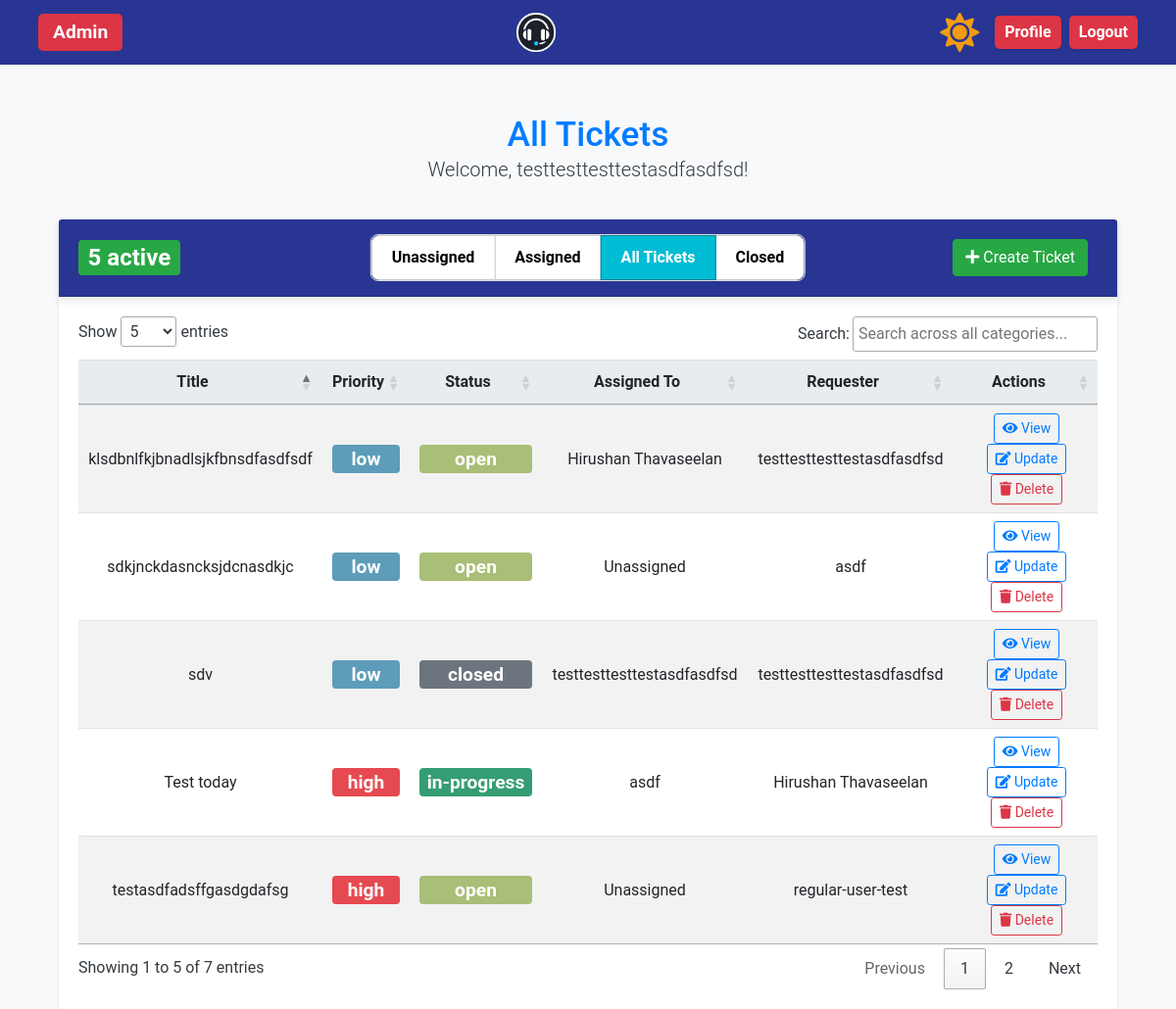
The page /all_tickets (signed in) on the database its author committed.
### app/models.py (models this page shows, shortened)
class User(UserMixin, db.Model):
    id = db.Column(db.Integer, primary_key=True)
    name = db.Column(db.String(150), nullable=False)
    email = db.Column(db.String(150), unique=True, nullable=False)
    password_hash = db.Column(db.String(150), nullable=False)
    role = db.Column(db.String(50), nullable=False)
    created_tickets = db.relationship(
        "Ticket",
        foreign_keys="Ticket.user_id",
        back_populates="creator",
        overlaps="assigned_tickets,comments",
    )
    assigned_tickets = db.relationship(
        "Ticket",
        foreign_keys="Ticket.assigned_to",
        back_populates="assignee",
        overlaps="created_tickets,comments",
    )
    user_comments = db.relationship(
        "Comment", back_populates="commenter", overlaps="commenter,comments"
    )

class Ticket(db.Model):
    id = db.Column(db.Integer, primary_key=True)
    title = db.Column(db.String(150), nullable=False)
    description = db.Column(db.Text, nullable=False)
    status = db.Column(db.String(50), nullable=False)
    priority = db.Column(db.String(50), nullable=False)
    created_at = db.Column(db.DateTime, default=lambda: datetime.now(timezone.utc))
    updated_at = db.Column(
        db.DateTime,
        default=lambda: datetime.now(timezone.utc),
        onupdate=lambda: datetime.now(timezone.utc),
    )
    assigned_to = db.Column(db.Integer, db.ForeignKey("user.id"))
    user_id = db.Column(db.Integer, db.ForeignKey("user.id"))
    creator = db.relationship(
        "User",
        foreign_keys=[user_id],
        back_populates="created_tickets",
        overlaps="assigned_tickets,comments",
    )
    assignee = db.relationship(
        "User",
        foreign_keys=[assigned_to],
        back_populates="assigned_tickets",
        overlaps="created_tickets,comments",
    )
    ticket_comments = db.relationship("Comment", back_populates="ticket")

### app/routes.py (the view)
@bp.route("/all_tickets")
def all_tickets():
    if current_user.role == "admin" or current_user.role == "support":
        tickets = Ticket.query.all()
        view = "all"
    else:
        tickets = Ticket.query.filter_by(user_id=current_user.id).all()
        view = "active"
    return render_template(
        "all_tickets.html", tickets=tickets, current_user=current_user, view=view
    )

### app/__init__.py (called while the page is built)
def create_app(config=None):
    app = Flask(__name__, instance_relative_config=True)
    if config:
        app.config.from_object(config)
    else:
        app.config.from_pyfile("config.py")  # Default to development config
    db.init_app(app)
    login_manager.init_app(app)
    migrate.init_app(app, db)
    csrf.init_app(app)  # Initialize CSRF protection with the app
    moment.init_app(app)  # Initialize Flask-Moment with the app
    from .models import User  # Ensure User model is correctly defined
    @login_manager.user_loader
    def load_user(user_id):
        return User.query.get(int(user_id))
    from .routes import bp  # Ensure bp is defined as a Blueprint in routes.py
    app.register_blueprint(bp)
    return app

### app/routes.py (called while the page is built)
@bp.context_processor
def inject_open_tickets_count():
    open_tickets_count = Ticket.query.filter(
        Ticket.status.in_(["open", "in-progress"])
    ).count()
    if open_tickets_count > 10:
        badge_class = "badge-active-tickets-high"  # Red
    elif open_tickets_count > 5:
        badge_class = "badge-active-tickets-medium"  # Yellow
    elif open_tickets_count > 0:
        badge_class = "badge-active-tickets-low"  # Green
    else:
        badge_class = "badge-active-tickets-info"  # Blue or default color
    return {"open_tickets_count": open_tickets_count, "badge_class": badge_class}

### app/templates/all_tickets.html (shortened to what this page needs)
{% extends "base.html" %} {% block content %}
<div class="container mt-5">
  <div class="row mb-2">
    <div class="col-12 text-center">
      <h2 class="text-primary mb-0">
        {% if current_user.role == 'admin' or current_user.role == 'support' %}
        All Tickets {% else %} My Active Tickets {% endif %}
      </h2>
      <p class="lead">Welcome, {{ current_user.name }}!</p>
    </div>
  </div>
  <div class="card shadow-sm">
    <div
      class="card-header bg-primary text-white d-flex justify-content-between align-items-center position-relative"
    >
      {% if current_user.role == 'admin' or current_user.role == 'support' %}
      <div class="d-flex align-items-center">
        <span class="badge {{ badge_class }}">
          {{ open_tickets_count }} active
        </span>
      </div>
      {% endif %}
      <div class="toggle-buttons d-none d-md-block">
        <div
          class="btn-group toggle-group"
          role="group"
          aria-label="Ticket Status Toggle"
        >
          {% if current_user.role in ['admin', 'support'] %}
          <a
            href="{{ url_for('main.unassigned_tickets') }}"
            class="btn btn-toggle {% if view == 'unassigned' %}active{% endif %}"
          >
            Unassigned
          </a>
          <a
            href="{{ url_for('main.assigned_tickets') }}"
            class="btn btn-toggle {% if view == 'assigned' %}active{% endif %}"
          >
            Assigned
          </a>
          <a
            href="{{ url_for('main.all_tickets') }}"
            class="btn btn-toggle {% if view == 'all' %}active{% endif %}"
          >
            All Tickets
          </a>
          {% endif %}
          <a
            href="{{ url_for('main.closed_tickets') }}"
            class="btn btn-toggle {% if view == 'closed' %}active{% endif %}"
          >
            Closed
          </a>
        </div>
      </div>
      <div class="ml-auto d-none d-md-block">
        <a
          class="btn btn-success"
          href="{{ url_for('main.create_ticket', referrer=request.path) }}"
        >
          <i class="fas fa-plus"></i> Create Ticket
        </a>
      </div>
    </div>
    <div class="card-body">
      <div class="table-responsive">
        <table id="tickets-table" class="table table-striped table-hover">
          <thead>
            <tr>
              <th class="text-center">Title</th>
              <th class="text-center">Priority</th>
              <th class="text-center">Status</th>
              <th class="text-center">Assigned To</th>
              <th class="text-center">Requester</th>
              <th class="text-center">Actions</th>
            </tr>
          </thead>
          <tbody>
            {% if tickets|length == 0 %}
            <tr>
              <td class="text-center">-</td>
              <td class="text-center">-</td>
              <td class="text-center">-</td>
              <td class="text-center">-</td>
              <td class="text-center">-</td>
              <td class="text-center">No tickets available</td>
            </tr>
            {% else %} {% for ticket in tickets %}
            <tr>
              <td class="text-center">{{ ticket.title }}</td>
              <td class="text-center">
                <span
                  class="badge dashboard-badge priority-{{ ticket.priority }}"
                >
                  {{ ticket.priority }}
                </span>
              </td>
              <td class="text-center">
                <span class="badge dashboard-badge status-{{ ticket.status }}">
                  {{ ticket.status }}
                </span>
              </td>
              <td class="text-center">
                {{ ticket.assignee.name if ticket.assignee else 'Unassigned' }}
              </td>
              <td class="text-center">{{ ticket.creator.name }}</td>
              <td class="text-center">
                <a
                  href="{{ url_for('main.ticket_details_readonly', ticket_id=ticket.id) }}"
                  class="btn btn-outline-primary btn-sm"
                >
                  <i class="fas fa-eye"></i> View
                </a>
                <a
                  href="{{ url_for('main.ticket_details', ticket_id=ticket.id) }}"
                  class="btn btn-outline-primary btn-sm"
                >
                  <i class="fas fa-edit"></i> Update
                </a>
                {% if current_user.role == 'admin' %}
                <form
                  method="POST"
                  action="{{ url_for('main.delete_ticket', ticket_id=ticket.id) }}"
                  style="display: inline"
                  onsubmit="return confirm('Are you sure you want to delete this ticket?');"
                >
                  <button type="submit" class="btn btn-outline-danger btn-sm">
                    <i class="fas fa-trash"></i> Delete
                  </button>
                </form>
                {% endif %}
              </td>
            </tr>
            {% endfor %} {% endif %}
          </tbody>
        </table>
      </div>
    </div>
  </div>
</div>
{% endblock %}

### app/templates/base.html (shortened to what this page needs)
<!DOCTYPE html>
<html lang="en">
  <head>
    <link
      href="https://stackpath.bootstrapcdn.com/bootstrap/4.5.2/css/bootstrap.min.css"
      rel="stylesheet"
    />
    <link
      href="https://cdn.datatables.net/1.13.4/css/jquery.dataTables.min.css"
      rel="stylesheet"
    />
    <link
      href="https://cdn.datatables.net/responsive/2.4.1/css/responsive.dataTables.min.css"
      rel="stylesheet"
    />
    <link
      rel="stylesheet"
      href="https://cdnjs.cloudflare.com/ajax/libs/font-awesome/5.15.4/css/all.min.css"
    />
    <link
      href="{{ url_for('static', filename='styles.css') }}"
      rel="stylesheet"
    />
  </head>
  <body class="light-mode">
    <nav class="navbar navbar-light">
      <div class="container-fluid">
        <div class="d-flex align-items-center justify-content-between w-100">
          <div class="d-flex align-items-center">
            {% if current_user.is_authenticated %}
            <span
              class="badge badge-role-{{ current_user.role }} d-none d-md-inline-block ml-2"
            >
              {{ current_user.role.capitalize() }}
            </span>
            {% endif %}
          </div>
          <a class="navbar-brand mx-auto" href="#">
            <img
              src="{{ url_for('static', filename='logo.png') }}"
              alt="Help Desk Logo"
              style="height: 40px"
            />
          </a>
          <div class="d-flex align-items-center navbar-content">
            <button id="theme-toggle-button" class="btn btn-link">
              <i id="theme-toggle-icon" class="fas fa-sun"></i>
            </button>
            {% if current_user.is_authenticated %}
            <a
              class="profile-badge mr-2 d-none d-md-inline-block"
              href="{{ url_for('main.update_profile', next=request.path) }}"
            >
              Profile
            </a>
            <a
              class="logout-badge mr-2 d-none d-md-inline-block"
              href="{{ url_for('main.logout') }}"
            >
              Logout
            </a>
            {% endif %}
          </div>
        </div>
      </div>
    </nav>
    <div class="container">
       {% block content %} {% endblock %}
    </div>
  </body>
</html>

### app/static/styles.css (style rules this page uses)
body { font-family: "Roboto", sans-serif; background-color: #f8f9fa; margin: 0; color: #343a40; }
.container { margin-top: 50px; }
h2 { color: #007bff; }
.table th, .table td { vertical-align: middle; }
.table th { background-color: #e9ecef; }
.card { border: none; margin-top: 20px; box-shadow: 0 4px 8px rgba(0, 0, 0, 0.1); }
.card-header { background-color: #283593 !important; color: #ffffff; font-size: 1.25rem; font-weight: 500; box-shadow: 0 4px 8px rgba(0, 0, 0, 0.1); display: flex; justify-content: space-between; align-items: center; position: relative; padding-top: 20px; padding-bottom: 20px; }
.btn-primary, .btn-secondary, .btn-success, .btn-warning { margin-right: 10px; }
.btn-success { background-color: #28a745; border-color: #28a745; margin-left: auto; transition: transform 0.2s ease-in-out; }
.btn-outline-primary { border-color: #007bff; color: #007bff; }
.badge { font-size: 1.2em; }
.text-primary { color: #007bff !important; font-size: 2.2em; }
.navbar { background-color: #283593; position: relative; }
.navbar .navbar-brand, .navbar .nav-link { color: #ffffff; }
.navbar-brand { display: flex; align-items: center; pointer-events: none; position: absolute; left: 50%; transform: translateX(-50%); }
.logout-badge, .profile-badge { cursor: pointer; }
#theme-toggle-button { font-size: 1.5rem; cursor: pointer; height: 40px; display: flex; align-items: center; justify-content: center; padding: 0; margin: 0; margin-right: 15px; }
#theme-toggle-button .fas { transition: color 0.3s ease; font-size: 40px; line-height: 40px; }
.toggle-buttons { position: absolute; left: 50%; transform: translateX(-50%); }
body.light-mode #theme-toggle-icon { color: #f39c12; }
.toggle-group { border: 1px solid #ddd; border-radius: 8px; overflow: hidden; display: inline-flex; }
.btn-toggle { background-color: white; color: black; padding: 10px 20px; border: 1px solid #ccc; border-radius: 0; font-weight: bold; cursor: pointer; transition: background-color 0.3s ease, color 0.3s ease; text-decoration: none; }
.btn-toggle.active { background-color: #00bcd4; color: white; border-color: #00838f; }
.toggle-group .btn-toggle:first-child { border-top-left-radius: 8px; border-bottom-left-radius: 8px; }
.toggle-group .btn-toggle:last-child { border-top-right-radius: 8px; border-bottom-right-radius: 8px; }
.logout-badge, .profile-badge { cursor: pointer; transition: transform 0.2s, box-shadow 0.2s; display: inline-flex; align-items: center; padding: 5px 10px; border-radius: 5px; box-shadow: 0 1px 3px rgba(0, 0, 0, 0.1); white-space: nowrap; justify-content: space-between; color: #fff; background-color: #dc3545; text-decoration: none !important; margin-left: auto; font-weight: bold; }
.badge-role-admin, .badge-role-support, .badge-role-regular { padding: 0 15px; border-radius: 5px; font-weight: bold; font-size: 1.2rem; margin-right: 10px; margin-left: 10px; height: 38px; display: flex; align-items: center; justify-content: center; line-height: 38px; text-align: center; }
.badge-role-admin { background-color: #dc3545; color: #ffffff; }
.badge-active-tickets-low { background-color: #28a745; color: white; }
.dashboard-badge, .badge-priority-low, .badge-priority-medium, .badge-priority-high, .badge-status-open, .badge-status-in-progress, .badge-status-closed { transition: none; transform: none; pointer-events: none; cursor: default; display: block; width: 100%; text-align: center; color: white; }
.priority-high, .readonly-priority-high-badge, .badge-priority-high { background-color: #e54a50; }
.priority-low, .readonly-priority-low-badge, .badge-priority-low { background-color: #5d9db9; }
.status-open, .readonly-status-open-badge, .badge-status-open { background-color: #a9be77; }
.status-in-progress, .readonly-status-in-progress-badge, .badge-status-in-progress { background-color: #359d73; }
.status-closed, .readonly-status-closed-badge, .badge-status-closed { background-color: #6c757d; }
@media (min-width: 577px) { .navbar-brand { position: static; transform: none; margin: 0; } }
.table-responsive { overflow-x: auto; }
.btn-link { text-decoration: none !important; }

### rows shown on the page
User: role "Admin", name "testtesttesttestasdfasdfsd"
Ticket: title "sdv", priority "low", status "closed", assignee "testtesttesttestasdfasdfsd", creator.name "testtesttesttestasdfasdfsd"
Ticket: title "sdkjnckdasncksjdcnasdkjc", priority "low", status "open", assignee "Unassigned", creator.name "asdf"
Ticket: title "testasdfadsffgasdgdafsg", priority "high", status "open", assignee "Unassigned", creator.name "regular-user-test"
Ticket: title "klsdbnlfkjbnadlsjkfbnsdfasdfsdf", priority "low", status "open", assignee "Hirushan Thavaseelan", creator.name "testtesttesttestasdfasdfsd"
Ticket: title "Test today", priority "high", status "in-progress", assignee "asdf", creator.name "Hirushan Thavaseelan"

### other values the page prints
{{ open_tickets_count }} "5"
